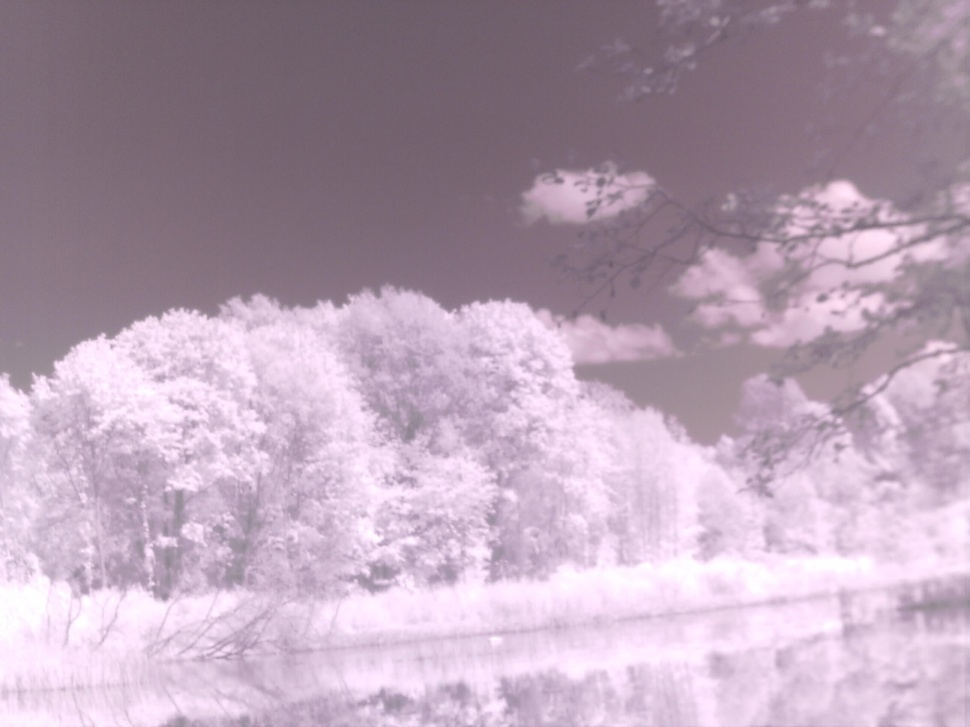
#> input picture PICIR13.JPEG, 970 x 727 px, shrunk from 2592 x 1944 before the run, found by its file name
$ python hello.py
#> lines starting #> are read from the running program, lines starting #| are printed output that depends on the picture
import numpy as np
import cv2 as cv
import pandas as pd
import matplotlib.pyplot as plt
from matplotlib import cm
import matplotlib as mpl


img_IR = cv.imread('PICIR13.jpeg')
#> img_IR is the input picture: shape (727, 970, 3); mean B, G, R 180.2, 161.9, 183.1
img_REG = cv.imread('PICREG13.jpeg')
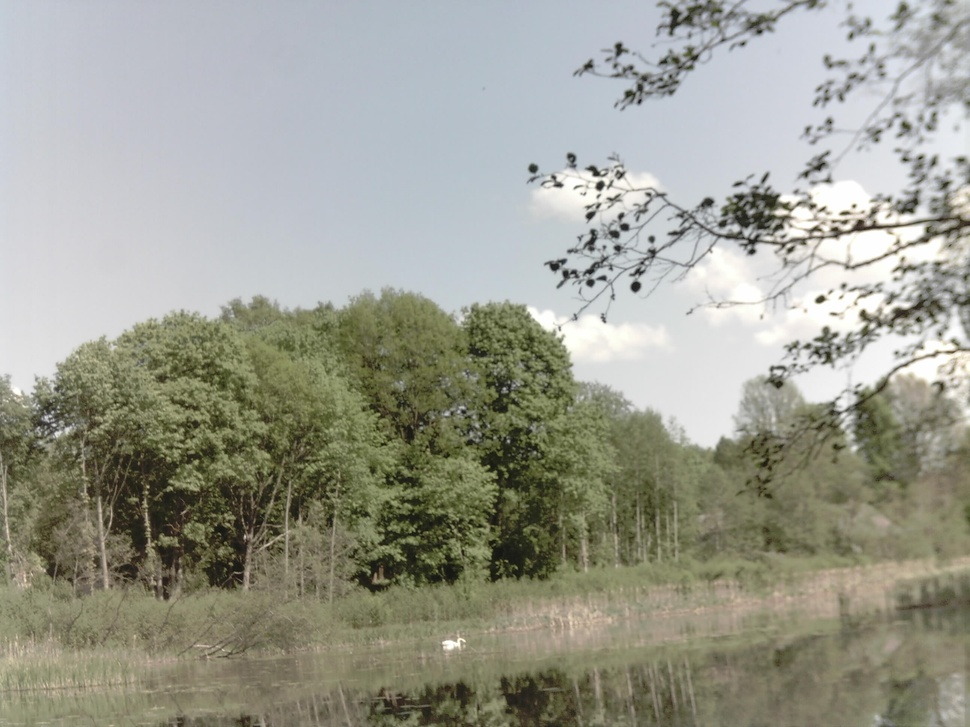
#> input picture PICREG13.JPEG, 970 x 727 px, shrunk from 2592 x 1944 before the run, found by its file name
#> img_REG is the input picture: shape (727, 970, 3); mean B, G, R 143.9, 156.1, 155.2

b_IR,g_IR,r_IR = cv.split(img_IR)
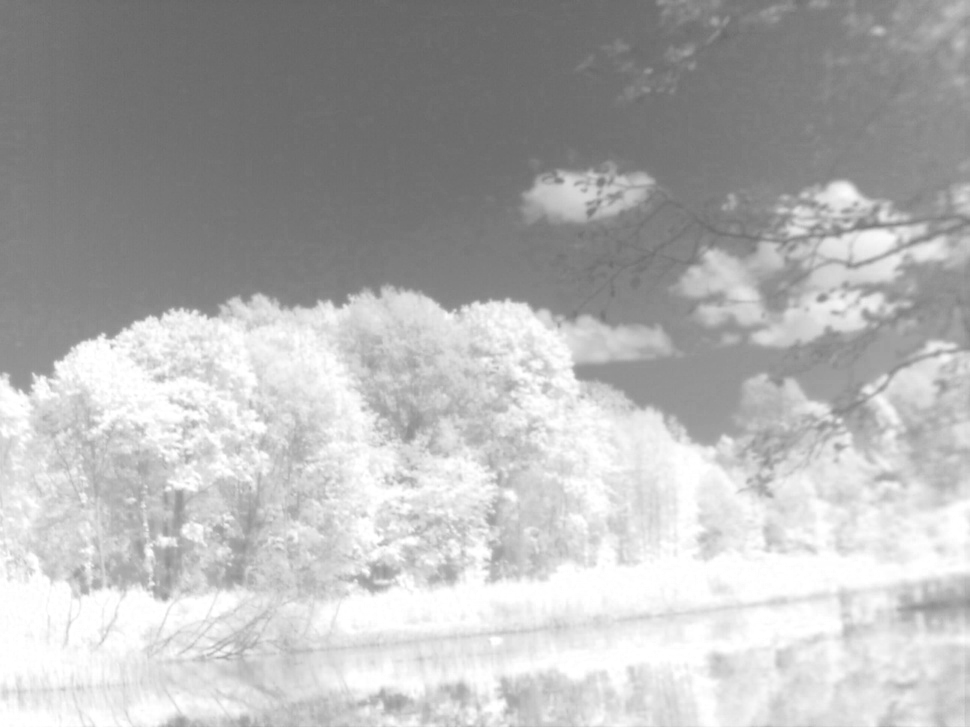
#> b_IR: shape (727, 970); min 100, max 255, mean 180.2
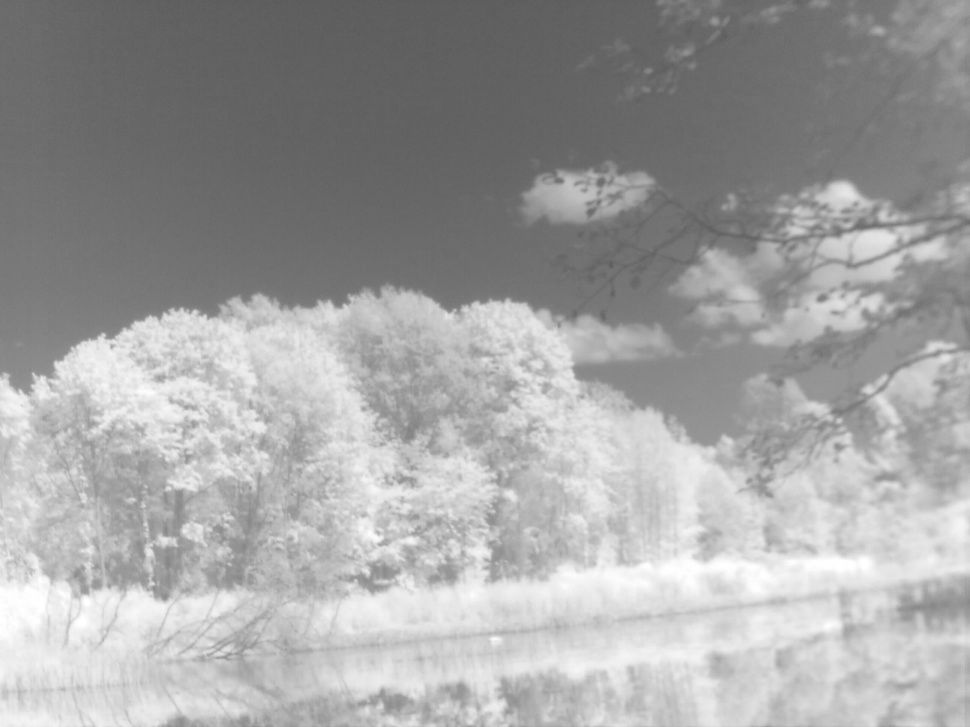
#> g_IR: shape (727, 970); min 89, max 255, mean 161.9
b_REG,g_REG,r_REG = cv.split(img_REG)
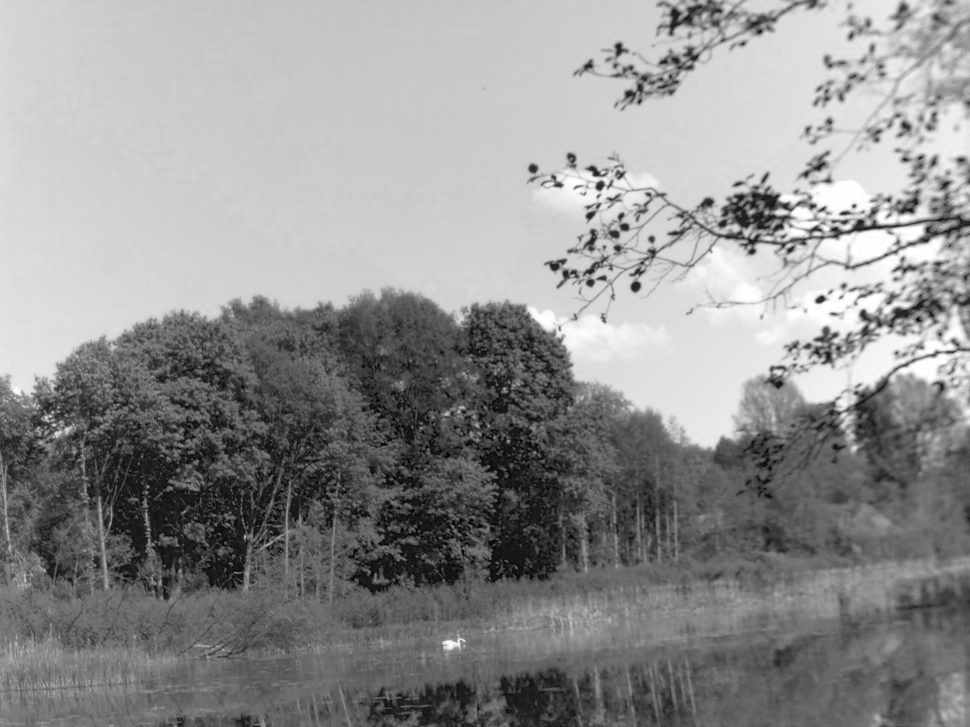
#> b_REG: shape (727, 970); min 0, max 255, mean 143.9
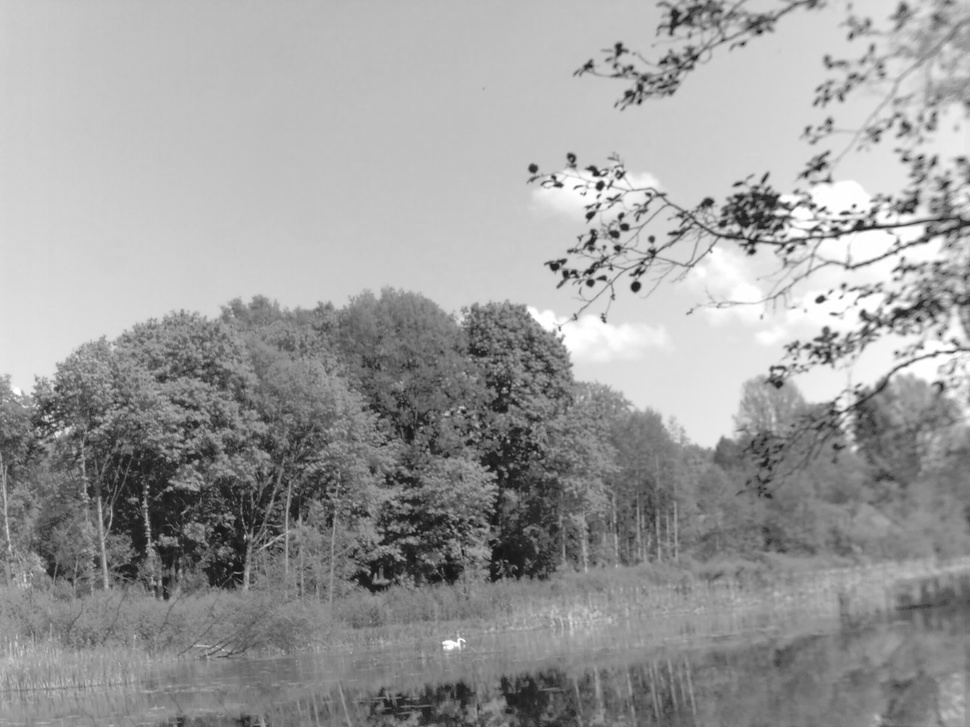
#> g_REG: shape (727, 970); min 14, max 255, mean 156.1

(h, w) = img_REG.shape[:2]
#> h = 727; w = 970


temp = np.zeros((h, w))
np.seterr(divide='ignore', invalid='ignore')
r_IR_TEMP = r_IR
r_IR = r_IR.astype('int32')
r_REG = r_REG.astype('int32')

for x in range(h):
    for y in range(w):
        temp[x][y] = (r_IR[x][y] - r_REG[x][y]) / (r_IR[x][y] + r_REG[x][y])
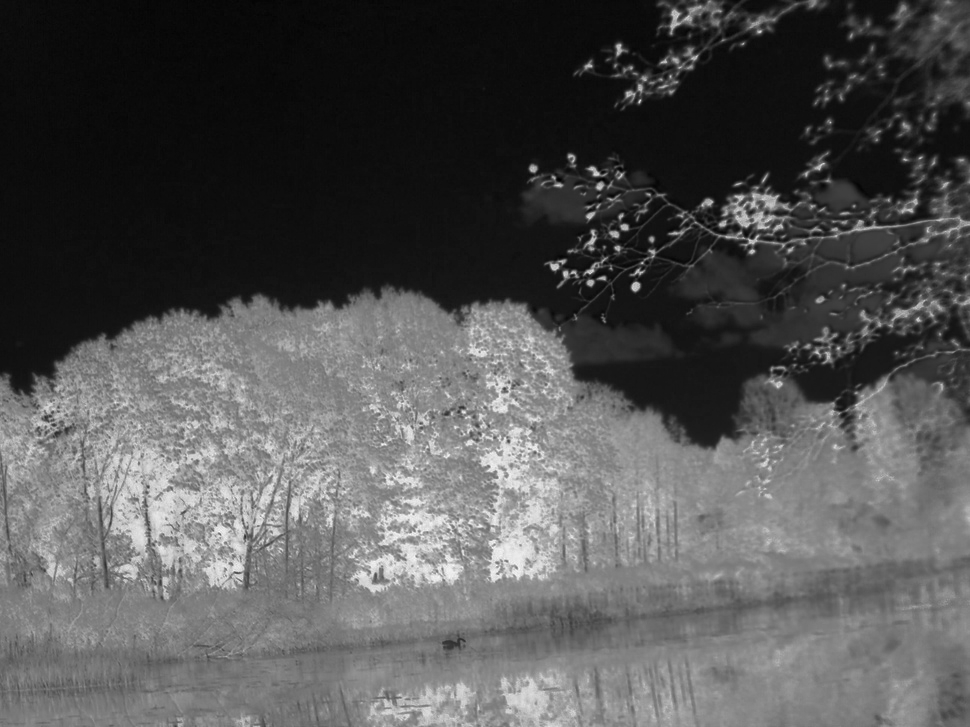
#> temp: shape (727, 970) float64; min -0.282, max 0.839, mean 0.0868; drawn with min black and max white


# Make plot with vertical (default) colorbar
fig, ax = plt.subplots()


cax = ax.imshow(temp, interpolation='none', cmap=cm.viridis)
ax.set_title('NDVI')

# Add colorbar, make sure to specify tick locations to match desired ticklabels
v1 = np.linspace(temp.min(), temp.max(), 3, endpoint=True)
#> v1 = [-0.282, 0.278, 0.839]
cbar=plt.colorbar(cax, ticks=v1)
cbar.ax.set_yticklabels(["{:4.2f}".format(i) for i in v1]) # add the labels


plt.show()
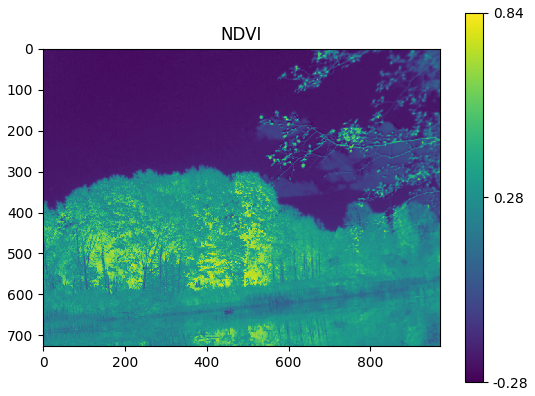
#> figure drawn by matplotlib, 2 panels
